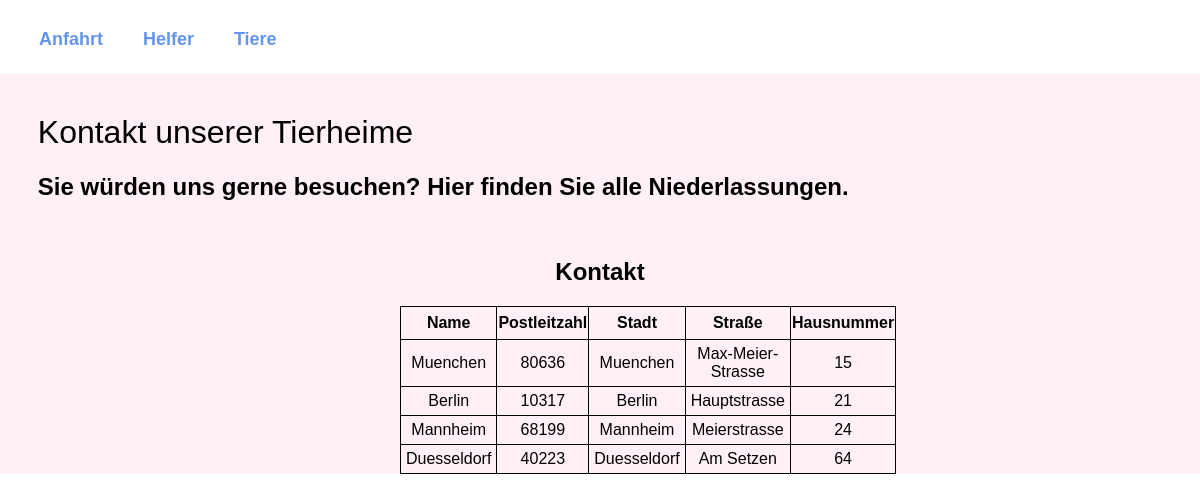
Before: /UC1 with the older database file.
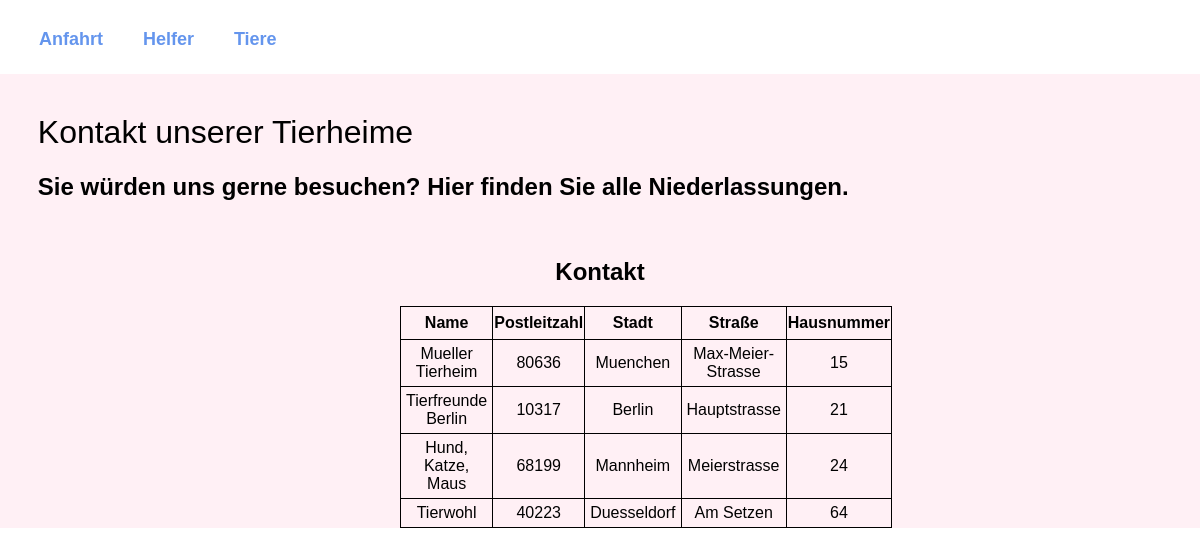
After: the same page with the newer database file.
### database.py (models this page shows, shortened)
class Shelters(db.Model):
    id = db.Column(db.Integer, primary_key=True)
    shelter_name = db.Column(db.String(20), nullable=False)
    founded_at = db.Column(db.DateTime)
    manager = db.relationship('Managers', backref='shelters', lazy='dynamic',  cascade="all, delete-orphan")
    donation = db.relationship('Donations', backref='shelters', lazy='dynamic', )
    volunteer = db.relationship('Volunteers', backref='shelters', lazy='dynamic',   cascade="all, delete-orphan")
    animal = db.relationship('Animals', backref='shelters', lazy='dynamic',  cascade="all, delete-orphan")
    vet = db.Column(db.Integer, db.ForeignKey('vets.id'), nullable=True)
    address = db.Column(db.Integer, db.ForeignKey('addresses.id'), nullable=True)

class Addresses(db.Model):
    id = db.Column(db.Integer, primary_key=True)
    country_code = db.Column(db.String(2), nullable=False)
    zip_code = db.Column(db.String(10), nullable=False)
    city = db.Column(db.String(20), nullable=False)
    street = db.Column(db.String(20), nullable=False)
    number = db.Column(db.Integer, nullable=False)
    shelter = db.relationship('Shelters', backref='addresses', lazy='dynamic')
    vet = db.relationship('Vets', backref='addresses', lazy='dynamic')
    supplier = db.relationship('Suppliers', backref='addresses', lazy='dynamic')
    taker = db.relationship('Takers', backref='addresses', lazy='dynamic')

### database.py (the view)
@app.route('/UC1', methods=['POST', 'GET'])
def UC1():
    sql = text('select shelters.shelter_name, a.city,a.zip_code,a.street,a.number from shelters, addresses as a \
                where a.id == shelters.address')
    query = db.engine.execute(sql)
    result = [row for row in query]
    '''
    The select statement gets all the relevant information from the tabels shelters and addresses
    by querying the needed columens where the ID of addresses is equal
    to the forgein key written in shelters.addresses
    '''
    return render_template('UC1Anfahrt.html', places=result[:])

### templates/UC1Anfahrt.html (shortened to what this page needs)
{% extends 'base.html' %}
{% block head %}
<link rel="stylesheet" href="../static/css/UC1.css">
{% endblock %}
{% block body %}
<div style="background-color: lavenderblush;">
    <div style="padding-left: 1cm; margin-top: .5cm; padding-top: .5cm;">
        <h1>Kontakt unserer Tierheime</h1>
        <h2>Sie würden uns gerne besuchen? Hier finden Sie alle Niederlassungen.</h2><br>
    </div>
    <div class="content">
        <h2 style="text-align: center">Kontakt</h2>
        <table>
            <tr>
                <th>Name</th>
                <th>Postleitzahl</th>
                <th>Stadt</th>
                <th>Straße</th>
                <th>Hausnummer</th>
            </tr>
            {% for place in places %}
            <tr>
                <td>{{ place.shelter_name }}</td>
                <td>{{ place.zip_code }}</td>
                <td>{{ place.city }}</td>
                <td>{{ place.street }}</td>
                <td>{{ place.number }}</td>
            </tr>
            {% endfor %}
        </table>
    </div>
</div>
<br><br>
{% endblock %}

### templates/base.html
<!DOCTYPE html>
<html lang="en">
    <head>
        <link rel="stylesheet" href="../static/css/main.css">
        {% block head %}{% endblock %}
    </head>
    <body>
        {% block navbar %}
        <div class="navbar navbar-fixed-top" style="margin-left: 0.5cm; margin-top: .5cm; margin-bottom: .5cm;">
              <ul class="navbar-nav mr-auto nav-fill w-100" style="font-size: large; background-color: rgb(204, 204, 204);">
                <li class="nav-item"><a style="text-decoration: none; color: cornflowerblue; font-weight: bold; font-size: large;" class="nav-link naveintrag" href="/UC1">Anfahrt</a></li>
                <li class="nav-item"><a style="text-decoration: none; color: cornflowerblue; font-weight: bold; font-size: large;" class="nav-link" href="/UC2">Helfer</a></li>
                <li class="nav-item"><a style="text-decoration: none; color: cornflowerblue; font-weight: bold; font-size: large;" class="nav-link" href="/UC3">Tiere</a></li>
              </ul>
        </div>
        <br><br>
        {% endblock %}
        {%block body%}{% endblock %}
    </body>
</html>

### static/css/main.css (style rules this page uses)
body, html { margin: 0; font-family: 'Arial'; }
.content { margin: 0 auto; width: 400px; }
table, td, th { border: 1px solid rgb(0, 0, 0); }
table { border-collapse: collapse; width: 100%; }
th { height: 30px; }
td { text-align: center; padding: 5px; }
li { color: black; float: left; position: relative; padding: 10px 20px; overflow: hidden; }
li::after { background-color: black; content: ""; width: 0; height: 5px; left: 0; bottom: 0; margin-left: 40%; margin-right: 40%; transition: width 0.35s ease 0s; position: absolute; }

### static/css/UC1.css (style rules this page uses)
li { color: black; float: left; position: relative; padding: 10px 20px; overflow: hidden; }
li::after { background-color: black; content: ""; width: 0; height: 5px; left: 0; bottom: 0; margin-left: 40%; margin-right: 40%; transition: width 0.35s ease 0s; position: absolute; }
ul { list-style: none; padding: 0; margin: 0; }
h1 { text-align: left; font-weight: 100; }

Changed rows visible on the page:
changed Shelters "Muenchen": shelter_name "Muenchen" → "Mueller Tierheim"
changed Shelters "Berlin": shelter_name "Berlin" → "Tierfreunde Berlin"
changed Shelters "Mannheim": shelter_name "Mannheim" → "Hund, Katze, Maus"
changed Shelters "Duesseldorf": shelter_name "Duesseldorf" → "Tierwohl"
